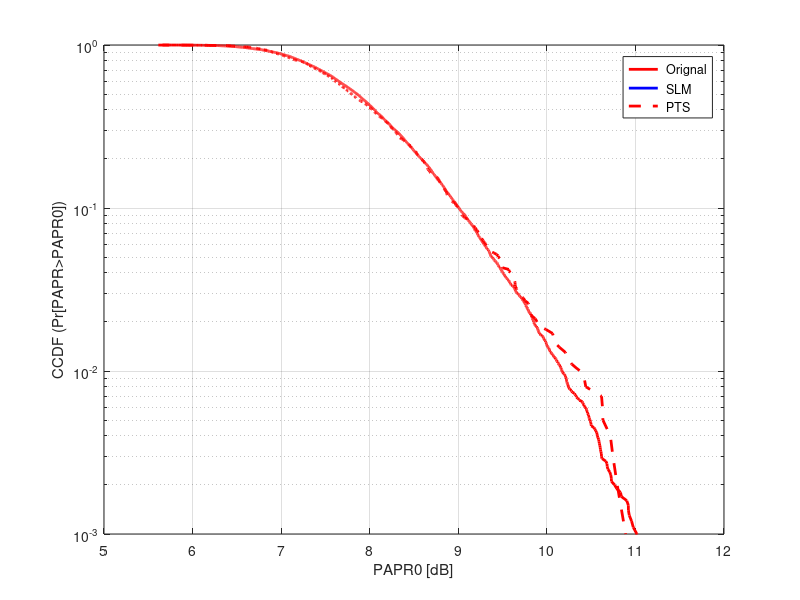

Recreate this plot in MATLAB.
%SAMIROVITCH PROGRAMMM ABOUT PTS AND SLM METHOD
clc; clear all; close all;
N = 128; % The number of carriers
OF = 4; % Oversampling factor
K = N*OF;
QPSK_Set = [1 -1 1i -1i]; % QPSK Constellation symbols
Phase_Set = [1 -1 1i -1i]; % Weighting factor
M = 4; % The number of branches in SLM method
V = 2; % The number of sub-blocks in PTS method
X1 = zeros(M,N); % Initialize the data matrix Index1 = zeros(M,N);
X2 = zeros(1,N);
Index2 = zeros(1,N);
hwait = waitbar(0,'Please wait...'); % Creates and displays a waitbar
for i=1:4 % Generate all possible combinations of weighting factor set in PTS method
    X(i,1:4^i) = [repmat(1,1,4^(i-1)),repmat(2,1,4^(i-1)),repmat(3,1,4^(i-1)),repmat(4,1,4^(i-1))];
    Y = X(i,1:4^i);
    X(i,1:256) = repmat(Y,1,256/length(Y));
    end
    X = X.';
    Choose = fliplr(X);
    Choose_Len = 256; % The total number of combinations or IFFT operations in PTS method
    Max_Symbols = 1e3; % The number of generated OFDM symbols
    for nSymbol=1: Max_Symbols *10
        Index = randint(1,N,length(QPSK_Set))+1;
        X = QPSK_Set(Index(1,:)); % The QPSK modulation
        X = [X(1:N/2) zeros(1,K-N) X(N/2+1:N)]; % oversampling process
        x = ifft(X,[],2); % Signals in time domain after IFFT operation
        Signal_Power = abs(x.^2);
        Peak_Power = max(Signal_Power,[],2);
        Mean_Power = mean(Signal_Power,2);
        PAPR_Orignal(nSymbol) = 10*log10(Peak_Power./Mean_Power);
    end;
    step = Max_Symbols /100; % Set the parameters of waitbar
    for nSymbol=1:Max_Symbols
        if Max_Symbols-nSymbol<=50
            waitbar(nSymbol/ Max_Symbols,hwait,'Almost done!');
            pause(0.05);
        else PerStr=fix(nSymbol/step);
            str=['Process on going>>>',num2str(PerStr),'%'];
            waitbar(nSymbol/ Max_Symbols,hwait,str);
            pause(0.05);
        end
        %SLM
% Define the specific phase angles in degrees
	specific_angles_degrees = [90, 135, 180, 225];

% Convert angles from degrees to radians
	specific_angles_radians = deg2rad(specific_angles_degrees);

% Create Phase_Set with specified phase angles
	Phase_Set = exp(1i * specific_angles_radians);

% Now, you can use Phase_Set to generate Index1 and Phase_Rot
	Index1(1,:) = ones(1, N); % Using the first QPSK symbol for all carriers
	Phase_Rot = Phase_Set(randi(length(Phase_Set), M-1, N)); % Randomly selecting phase angles from Phase_Set

% Now, you can generate X1 with QPSK modulation and phase rotations
	X1(1,:) = QPSK_Set(Index1(1,:)); % The QPSK modulation
	X1(2:M,:) = repmat(X1(1,:), M-1, 1) .* Phase_Rot;

        X11 = [X1(:,1:N/2) zeros(M,K-N) X1(:,N/2+1:N)]; % oversampling process
        x = ifft(X11,[],2); % Signals in time domain after IFFT operation
        Signal_Power = abs(x.^2);
        Peak_Power = max(Signal_Power,[],2);
        Mean_Power = mean(Signal_Power,2);
        PAPR_temp = 10*log10(Peak_Power./Mean_Power);
        PAPR_SLM(nSymbol) = min(PAPR_temp);
        %PTS
        A = zeros(V,N); % Initial phase set to '0',exp(j*0)
        Index2 = randint(1,N,length(QPSK_Set))+1;
        X2 = QPSK_Set(Index2(1,:));
        Index= randperm(N);
        for v=1:V % Divided signals in frequency domain X into V non-overlapping sub-blocks
            A(v,Index(v:V:N)) = X2(Index(v:V:N));
        end
        A1 = [A(:,1:N/2) zeros(V,K-N) A(:,N/2+1:N)];
        a = ifft(A1,[],2);
        min_value = 10; % Applying optimum algorithm
        for n=1:Choose_Len temp_phase = Phase_Set(Choose(n,:)).';
            temp_max = max(abs(sum(a.*repmat(temp_phase',2,512/4))));
            if temp_max<min_value min_value = temp_max;
                Best_n = n;
                end
        end
        aa = sum(a.*repmat(Phase_Set(Choose(Best_n,:)),2,512/4)); % Represent the accumulation process
        Signal_Power = abs(aa.^2);
        Peak_Power = max(Signal_Power,[],2);
        Mean_Power = mean(Signal_Power,2);
        PAPR_PTS(nSymbol) = 10*log10(Peak_Power./Mean_Power);
    end
    close(hwait);
    [cdf1, PAPR1] = ecdf(PAPR_Orignal);
    [cdf2, PAPR2] = ecdf(PAPR_SLM);
    [cdf3, PAPR3] = ecdf(PAPR_PTS);
    semilogy(PAPR1,1-cdf1,'r','linewidth',2)
    hold on;
    semilogy(PAPR2,1-cdf2,'b','linewidth',2)
    hold on;
    semilogy(PAPR3,1-cdf3,'r--','linewidth',2)
    legend(' Orignal',' SLM',' PTS');
    xlabel('PAPR0 [dB]');
    ylabel('CCDF (Pr[PAPR>PAPR0])');
    axis([5 12 10e-4 1])
    grid on

